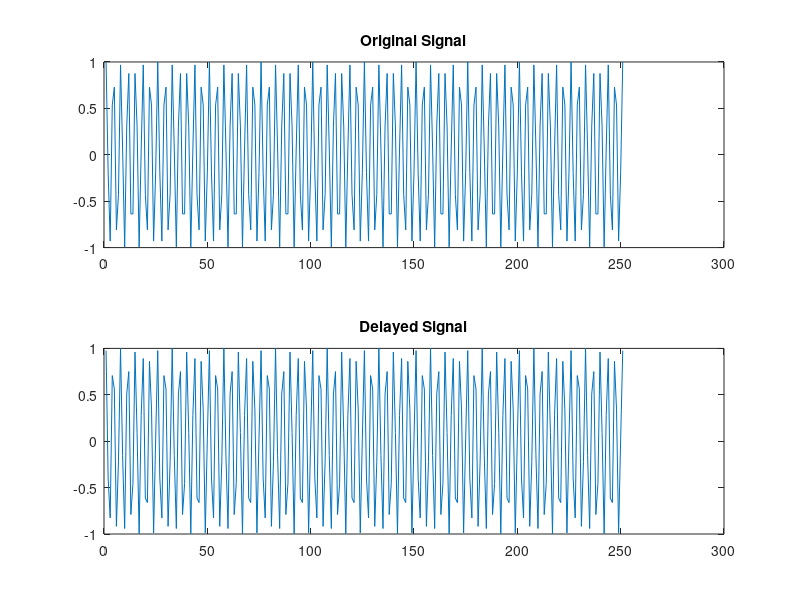
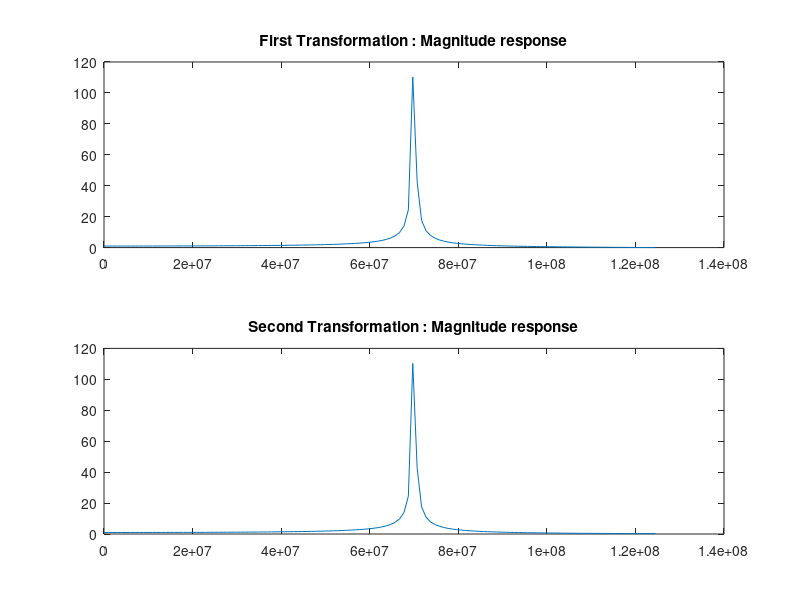
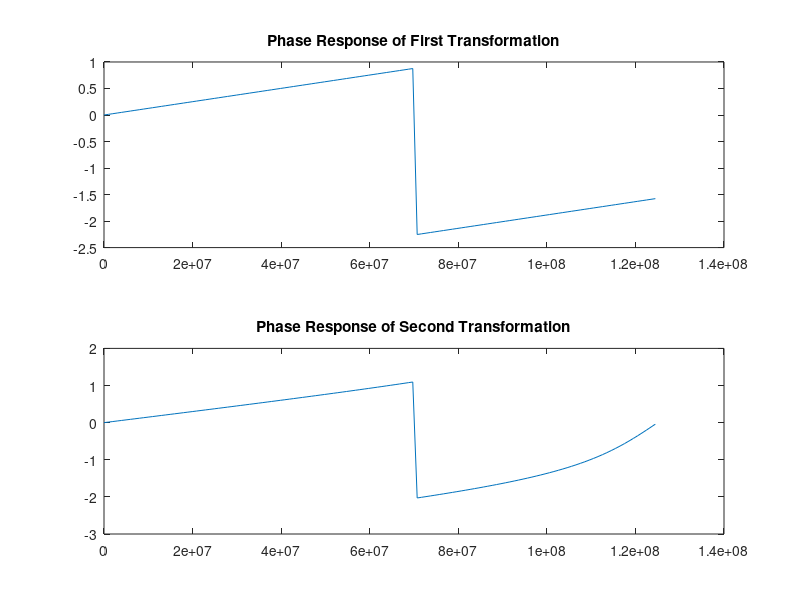

Here is the MATLAB script that generated these plots, in order:
clear all;
close all;
clc
%Sampling Frequency
fs = 250e6;
Ts = 1/fs;
t = 0:Ts:1e-6;
%Center Frequency
fc = 70e6;
%Moving Average Filter
lpf = ones(1,16);
lpf = lpf/length(lpf);
%noise coefficient
n = 0;
%First Signal
x1= cos(2 * pi * fc * t) + (n * randn(1, length(t)));
%Delay
delay = 0.5e-9;
%Delayed Signal 
x2 = cos(2 * pi * fc *(t + delay)) + (n * randn(1, length(t)));

numberofPoints = ceil((length(t) + 1) / 2);% numberofPoints is 126
f = ((0:numberofPoints - 1) * fs) / length(t);

figure(1)
subplot(2, 1, 1),plot(x1)
title('Original Signal')
subplot(2, 1, 2),plot(x2)
title('Delayed Signal')
fftFirstSignal = fft(x1);
fftSecondSignal = fft(x2);

%MAGNITUDERESPONSEPART
figure(2)
subplot(2, 1, 1);
plot(f, abs(fftFirstSignal(1:numberofPoints)));
title('First Transformation : Magnitude response');
subplot(2, 1, 2)
plot(f, abs(fftSecondSignal(1:numberofPoints)));
title('Second Transformation : Magnitude response')

%PHASE RESPONSE PART
figure(3)
subplot(2, 1, 1),plot(f, angle(fftFirstSignal(1:numberofPoints)));
title('Phase Response of First Transformation');
subplot(2, 1, 2),plot(f, angle(fftSecondSignal(1:numberofPoints)));
title('Phase Response of Second Transformation');

%taking consideration into maximum points of the signals
%by doing that we ignore the rest of the signal
%but just maximum points in comparison
[magnitudeofFirstSignal indexofFirstSignalAmplitude] = max(abs(fftFirstSignal));
[magnitudeofSecondSignal indexofSecondSignalAmplitude] = max(abs(fftSecondSignal));

phaseofFirstSignal = angle(fftFirstSignal(indexofFirstSignalAmplitude));
phaseofSecondSignal = angle(fftSecondSignal(indexofSecondSignalAmplitude));
phaseLag = phaseofFirstSignal - phaseofSecondSignal

timeDelay= abs(phaseLag)/((fc)*2*pi)
%ratio of second signal to first signal, amplitudewise.
amplitudeRatio = magnitudeofSecondSignal/magnitudeofFirstSignal;



